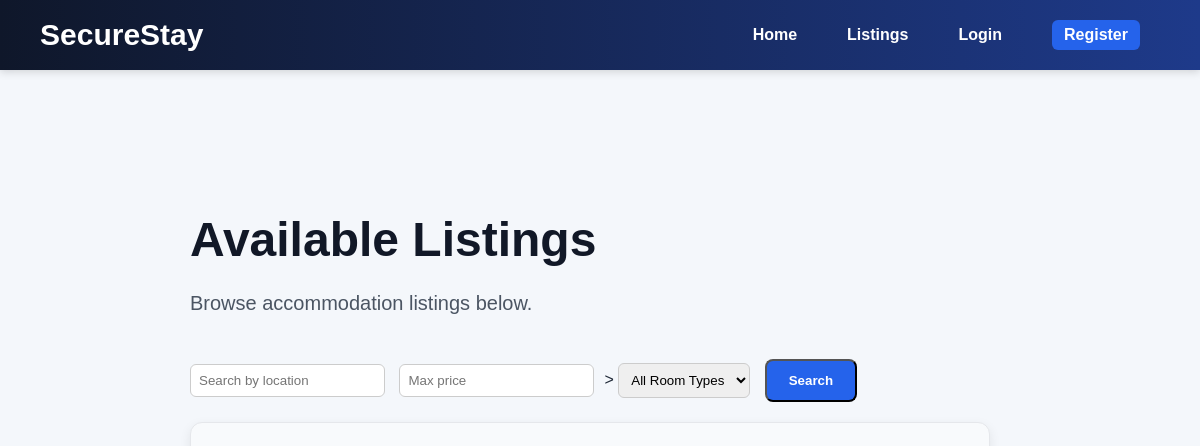
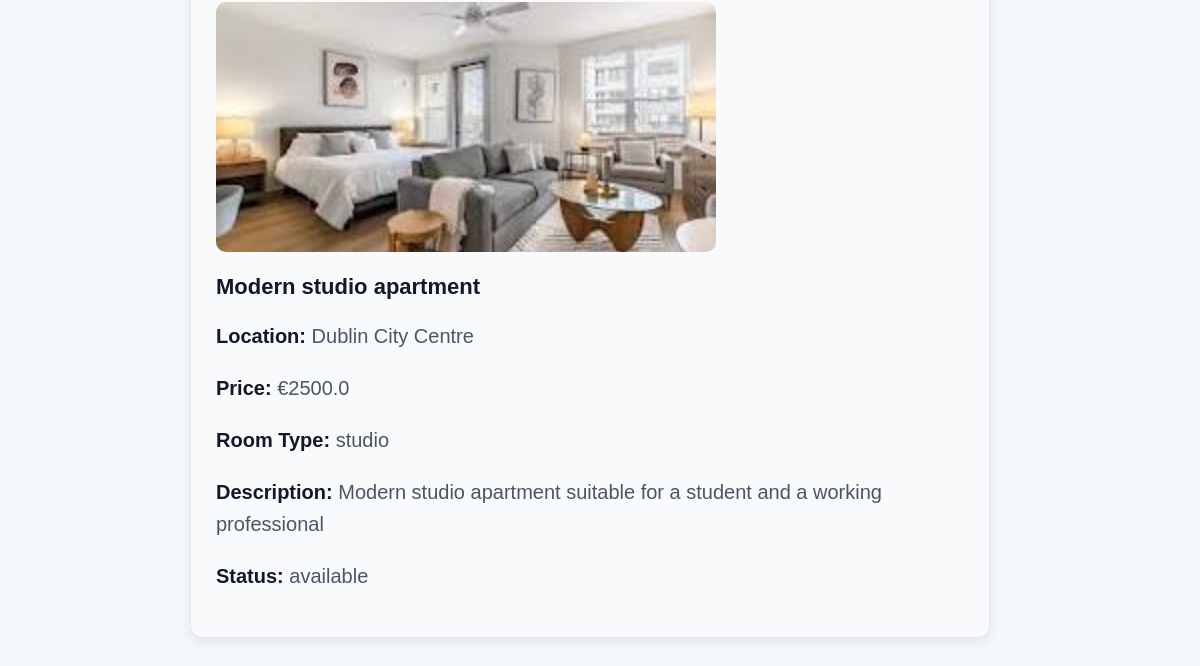
Page /listings on the earlier database version (2 pictures, top to bottom).
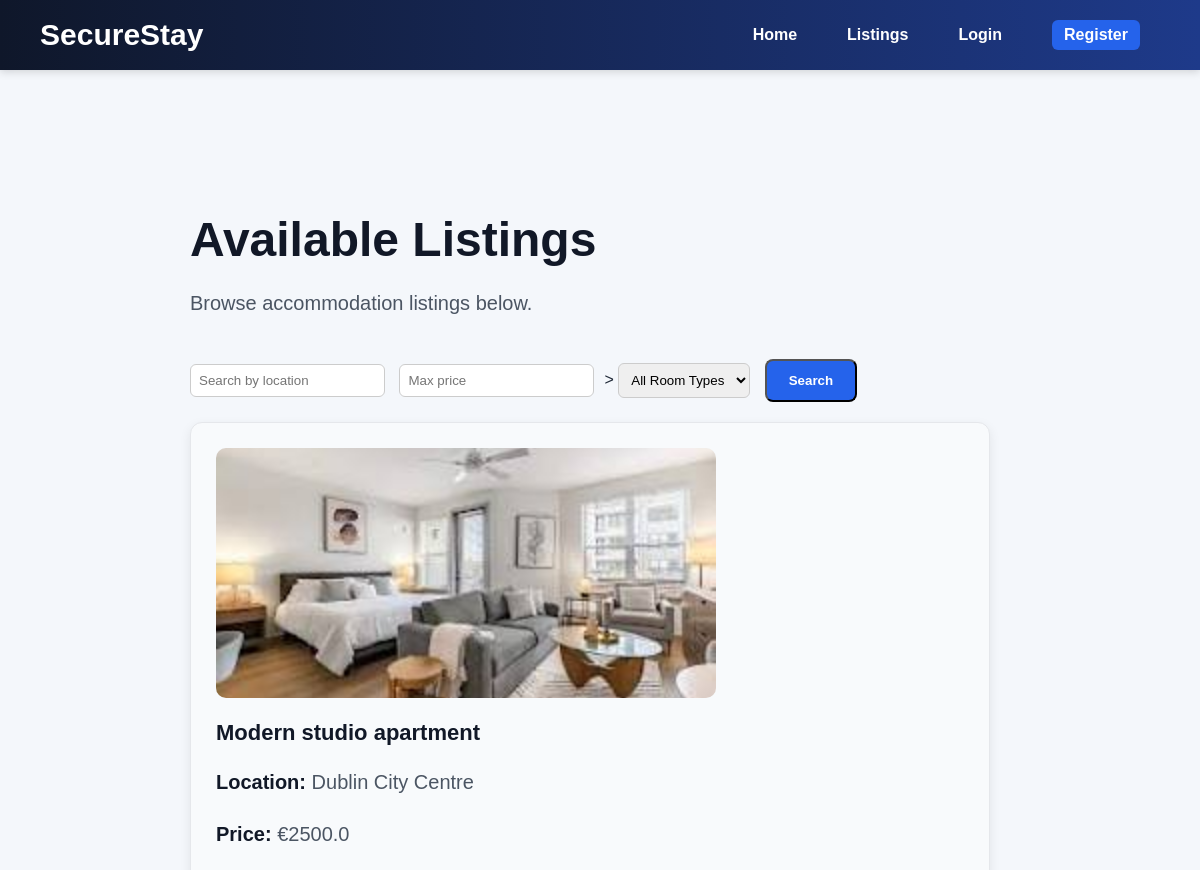
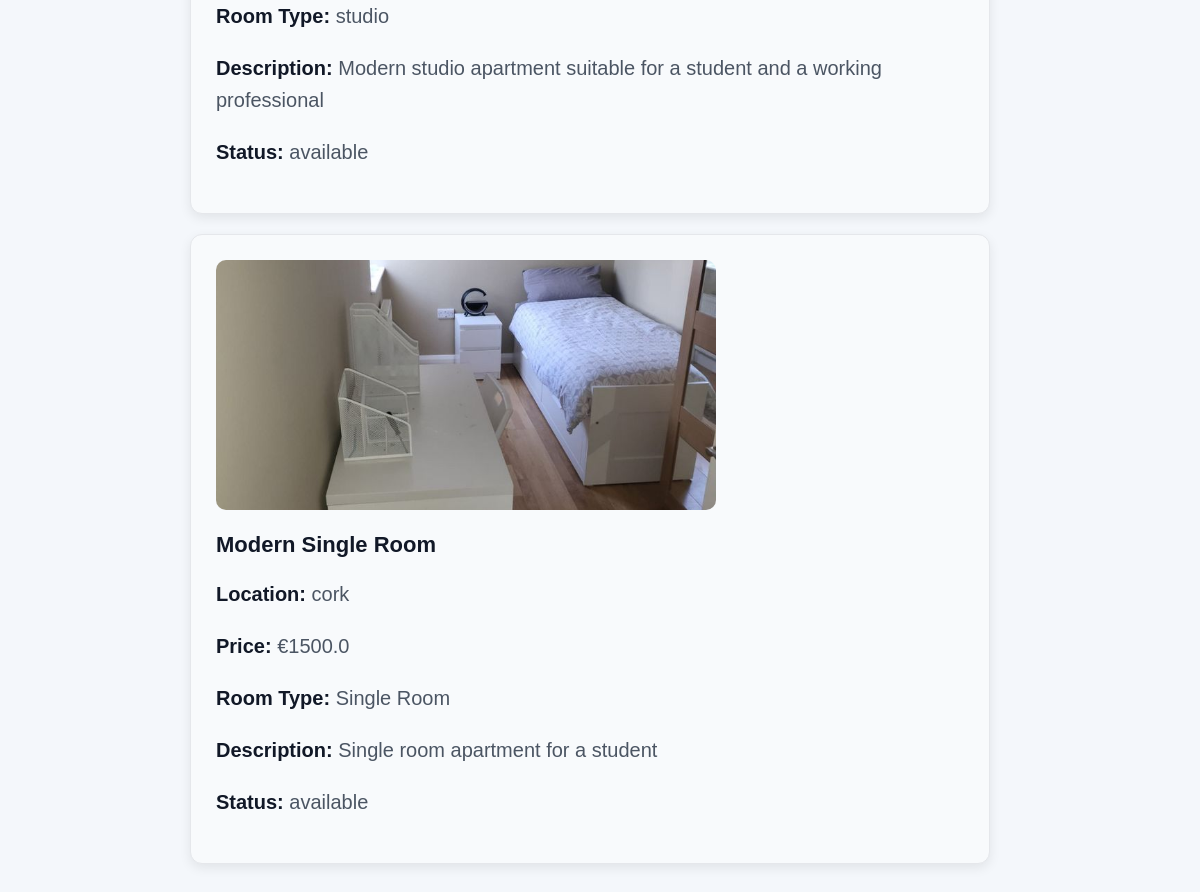
Same page on the later database version (2 pictures, top to bottom).
### models.py (models this page shows)
class Listing(db.Model):
    __tablename__ = "listings"
    id = db.Column(db.Integer, primary_key=True)
    title = db.Column(db.String(150), nullable=False)
    description = db.Column(db.Text, nullable=False)
    location = db.Column(db.String(150), nullable=False)
    price = db.Column(db.Float, nullable=False)
    room_type = db.Column(db.String(50), nullable=False)
    image_filename = db.Column(db.String(255), nullable=True)
    availability_status = db.Column(db.String(20), default="available", nullable=False)
    created_at = db.Column(db.DateTime, default=datetime.utcnow)
    landlord_id = db.Column(db.Integer, db.ForeignKey("users.id"), nullable=False)
    booking_requests = db.relationship("BookingRequest", backref="listing", lazy=True)

### app.py (the view)
@app.route('/listings')
def listings():
    query = Listing.query
    location = request.args.get('location')
    max_price = request.args.get('max_price')
    room_type = request.args.get('room_type')
    if location:
        query = query.filter(Listing.location.ilike(f"%{location}%"))
    if max_price:
        query = query.filter(Listing.price <= float(max_price))
    if room_type:
        query = query.filter(Listing.room_type == room_type)
    listings = query.all()
    return render_template('listings.html', listings=listings)

### templates/listings.html (shortened to what this page needs)
{% extends "base.html" %}
{% block content %}
<div class="hero">
    <h1>Available Listings</h1>
    <p>Browse accommodation listings below.</p>
    <form method="GET" class="search-form">
        <input type="text" name="location" placeholder="Search by location" value="{{ request.args.get('location', '') }}">
        <input type="number" name="max_price" placeholder="Max price" value="{{ request.args.get('max_price', '') }}">>
        <select name="room_type">
            <option value="">All Room Types</option>
        </select>
        <button type="submit" class="btn">Search</button>
    </form>
    {% if listings %}
        {% for listing in listings %}
            <div class="listing-card">
                {% if listing.image_filename %}
                <img src="{{ url_for('static', filename='uploads/' + listing.image_filename) }}" alt="Listing Image" class="listing-image">
                {% endif %}
                <h3>{{ listing.title }}</h3>
                <p><strong>Location:</strong> {{ listing.location }}</p>
                <p><strong>Price:</strong> €{{ listing.price }}</p>
                <p><strong>Room Type:</strong> {{ listing.room_type }}</p>
                <p><strong>Description:</strong> {{ listing.description }}</p>
                <p><strong>Status:</strong> {{ listing.availability_status }}</p>
            </div>
        {% endfor %}
    {% else %}
        <p>No listings match your search.</p>
    {% endif %}
</div>
{% endblock %}

### templates/base.html (shortened to what this page needs)
<!DOCTYPE html>
<html lang="en">
<head>
    <link rel="stylesheet" href="{{ url_for('static', filename='css/style.css') }}">
</head>
<body>
    <nav>
        <h2>SecureStay</h2>
        <div class="nav-links">
            <a href="/">Home</a>
            <a href="/listings">Listings</a>
            {% if current_user.is_authenticated %}
                <span class="welcome-text">Welcome, {{ current_user.full_name }}</span>
                <a href="{{ url_for('add_listing') }}">Add Listing</a>
                <a href="{{ url_for('logout') }}">Logout</a>
            {% else %}
                <a href="{{ url_for('login') }}">Login</a>
                <a href="{{ url_for('register') }}">Register</a>
            {% endif %}
        </div>
    </nav>
    <main>
        {% block content %}{% endblock %}
    </main>
</body>
</html>

### static/css/style.css (style rules this page uses)
body { font-family: Arial, sans-serif; margin: 0; background-color: #f4f7fb; color: #1f2937; }
nav { background: linear-gradient(90deg, #0f172a, #1e3a8a); padding: 18px 40px; box-shadow: 0 2px 8px rgba(0, 0, 0, 0.15); display: flex; justify-content: space-between; align-items: center; }
nav h2 { color: white; margin: 0; font-size: 30px; }
nav a { color: white; text-decoration: none; margin-right: 20px; font-weight: bold; font-size: 16px; }
main { padding: 50px 60px; max-width: 900px; margin: 0 auto; }
.hero { background-color: transparent; padding: 40px; border-radius: 14px; max-width: 800px; margin-top: 20px; }
.hero h1 { font-size: 48px; margin-bottom: 15px; color: #111827; }
.hero p { font-size: 20px; color: #4b5563; line-height: 1.6; }
.hero .btn { display: inline-block; margin-top: 20px; padding: 12px 22px; background-color: #2563eb; color: white; text-decoration: none; border-radius: 8px; font-weight: bold; }
nav .nav-links { display: flex; align-items: center; gap: 20px; }
.nav-links a { margin-left: 10px; }
.nav-links { display: flex; align-items: center; gap: 15px; }
.nav-links a:last-child { background-color: #2563eb; padding: 6px 12px; border-radius: 6px; }
.listing-card { background: #f8fafc; padding: 25px; border-radius: 12px; margin-top: 20px; margin-bottom: 20px; box-shadow: 0 4px 12px rgba(0,0,0,0.08); border: 1px solid #e5e7eb; }
.listing-card h3 { margin-bottom: 12px; color: #111827; font-size: 22px; }
.listing-card p strong { margin: 5px 0; color: #111827; line-height: 1.6; }
.search-form { margin-bottom: 20px; }
.search-form input, .search-form select { padding: 8px; margin-right: 10px; border-radius: 6px; border: 1px solid #ccc; }
.listing-image { width: 100%; max-width: 500px; height: 250px; object-fit: cover; border-radius: 10px; margin-bottom: 15px; display: block; }

Differences in the rows shown:
added Listing: image_filename (picture), title "Modern Single Room", location "cork", price "1500.0", room_type "Single Room", description "Single room apartment for a student", availability_status "available"
